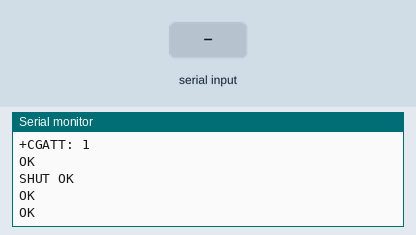
Recording of a sketch running on a simulated Arduino Uno, built with avr-gcc and run on an emulated ATmega328P. Parts: the last lines printed to the serial monitor. Inputs (shaded band) come from the test bench. The modem accepts every AT command (registered, SIM ready, sends succeed) and sends nothing else.

Above: at 9.8 s.
9.9 s: "1" received over the second serial link
At 10.8 s:
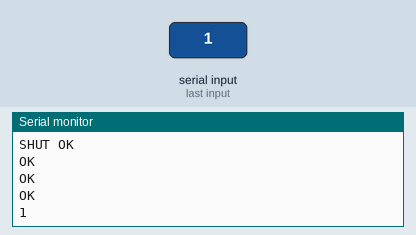
11.6 s: "0" received over the second serial link
At 13.5 s:
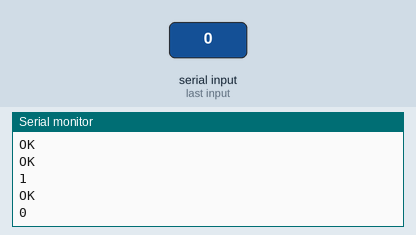
16.0 s: "2" received over the second serial link
At 19.6 s:
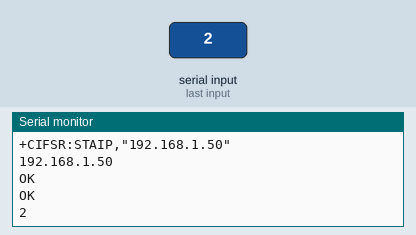
Timing chart, 0 to 21.1 s (numbered marks = the images above; inputs shaded):
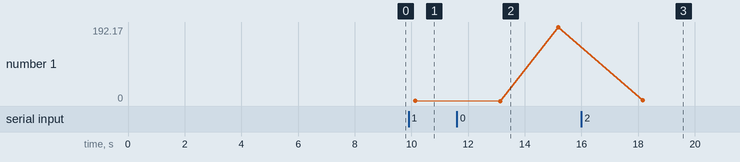

The sketch:

gsm_gprs_test_5.ino
```cpp
#include<SoftwareSerial.h>
#include<String.h>
SoftwareSerial gsm(9,10);

void setup() {
  // put your setup code here, to run once:
  gsm.begin(9600);
  Serial.begin(9600);

}

void loop() {
  // put your main code here, to run repeatedly:
  SendMyNumber();
  if(gsm.available())
    Serial.write(gsm.read());
}

void SendMyNumber(){
  gsm.println("AT");
  delay(1000);

  gsm.println("AT+CPIN?");
  delay(1000);

  gsm.println("AT+CREG?");
  delay(1000);

  gsm.println("AT+CGATT?");
  delay(1000);

  gsm.println("AT+CIPSHUT");
  delay(1000);

  gsm.println("AT+CIPSTATUS");
  delay(2000);

  gsm.println("AT+CIPMUX=0");
  delay(2000);

  ShowSerialData();

  gsm.println("AT+CSTT=\"mytel\"");//start task and setting the APN,
  delay(1000);

  ShowSerialData();

  gsm.println("AT+CIICR");//bring up wireless connection
  delay(3000);

  ShowSerialData();

  gsm.println("AT+CIFSR");//get local IP adress
  delay(2000);

  ShowSerialData();

  gsm.println("AT+CIPSPRT=0");
  delay(3000);

  ShowSerialData();

  gsm.println("AT+CIPSTART=\"TCP\",\"api.thingspeak.com\",\"80\"");//start up the connection
  delay(6000);

  ShowSerialData();

  gsm.println("AT+CIPSEND");//begin send data to remote server
  delay(4000);
  ShowSerialData();

    String str1="GET http://api.thingspeak.com/update?api_key=E90BXKT472WIBC0W&field1=" + String(50);
   // String str2="GET http://api.thingspeak.com/update?api_key=E90BXKT472WIBC0W&field2=" + String(humi);
  gsm.println(str1);//begin send data to remote server
  //mySerial.println(str2);//begin send data to remote server
  delay(4000);
  ShowSerialData();

  gsm.println((char)26);//sending
  delay(5000);//waitting for reply, important! the time is base on the condition of internet
  gsm.println();

  ShowSerialData();

  gsm.println("AT+CIPSHUT");//close the connection
  delay(100);
  ShowSerialData();
}
void ShowSerialData()
{
  while(gsm.available()!=0)
    Serial.write(gsm.read());
}
```

Measured:
- after the input at 9.9 s, the serial monitor: prints a new line after 0.23 s (image 1)
- after the input at 11.6 s, the serial monitor: prints a new line after 1.5 s (image 2)
- after the input at 16.0 s, the serial monitor: prints a new line after 2.2 s (image 3)
- plotted number 1: 192.17 → 2 after the input at 16.0 s
